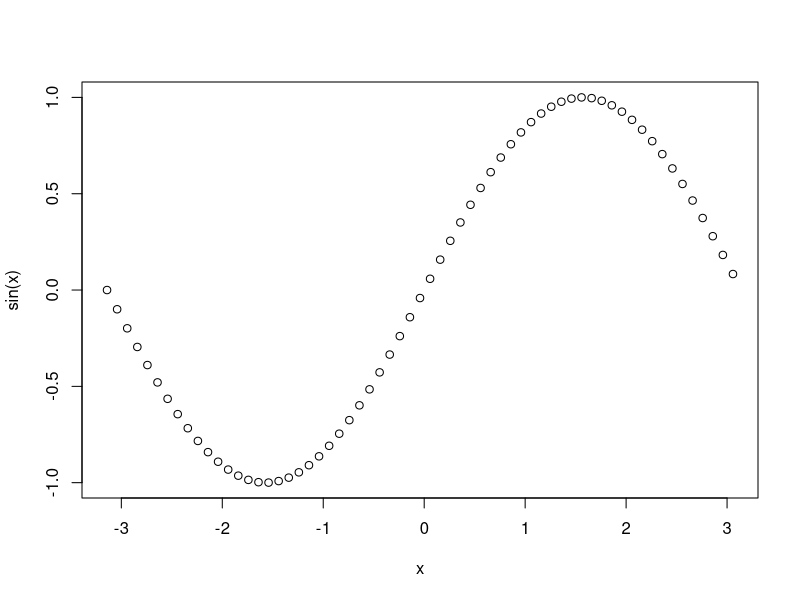

Generate this figure with R:
thisIsAString <- "hello from R in cdsw"
print ( thisIsAString )

x <- seq(-pi,pi,0.1)
plot(x, sin(x))

# do not install sparklyr on the demo cluster 
# unless you have a specific
# use case for it
# it takes a long time to install
#
# to paralellize R 
# devtools::install_github("rstudio/sparklyr")
